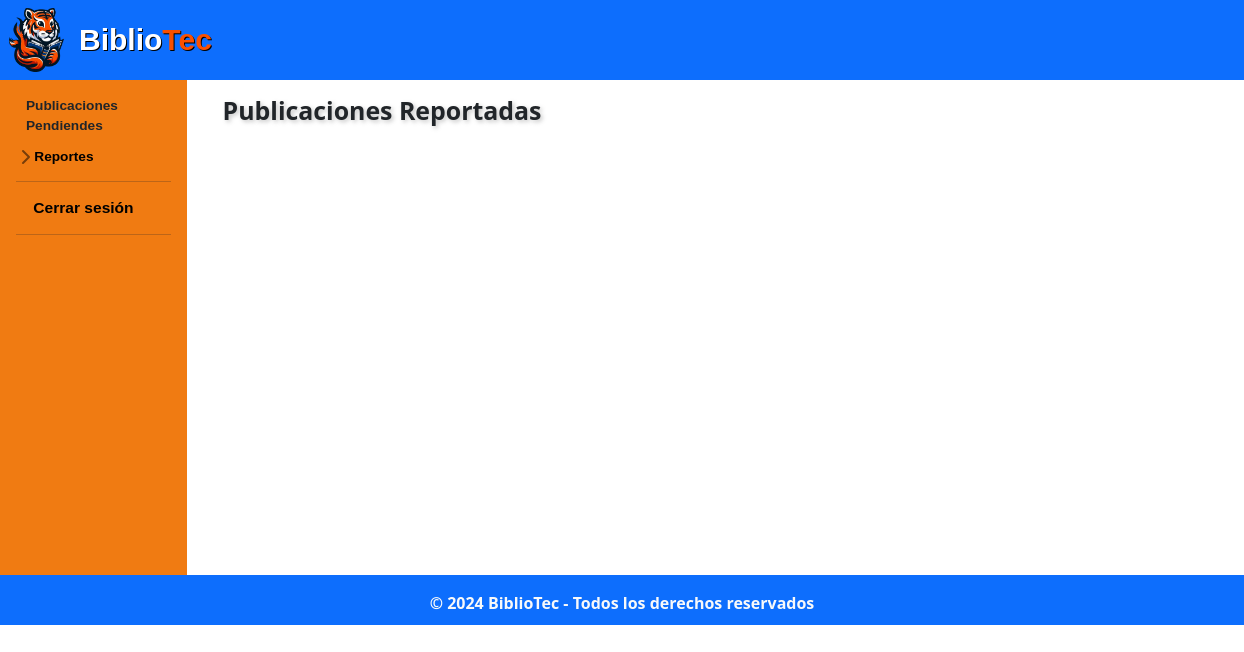
/administracion/administrador/rep_publicacion_pendiente.php, run on an earlier commit of the app's database.
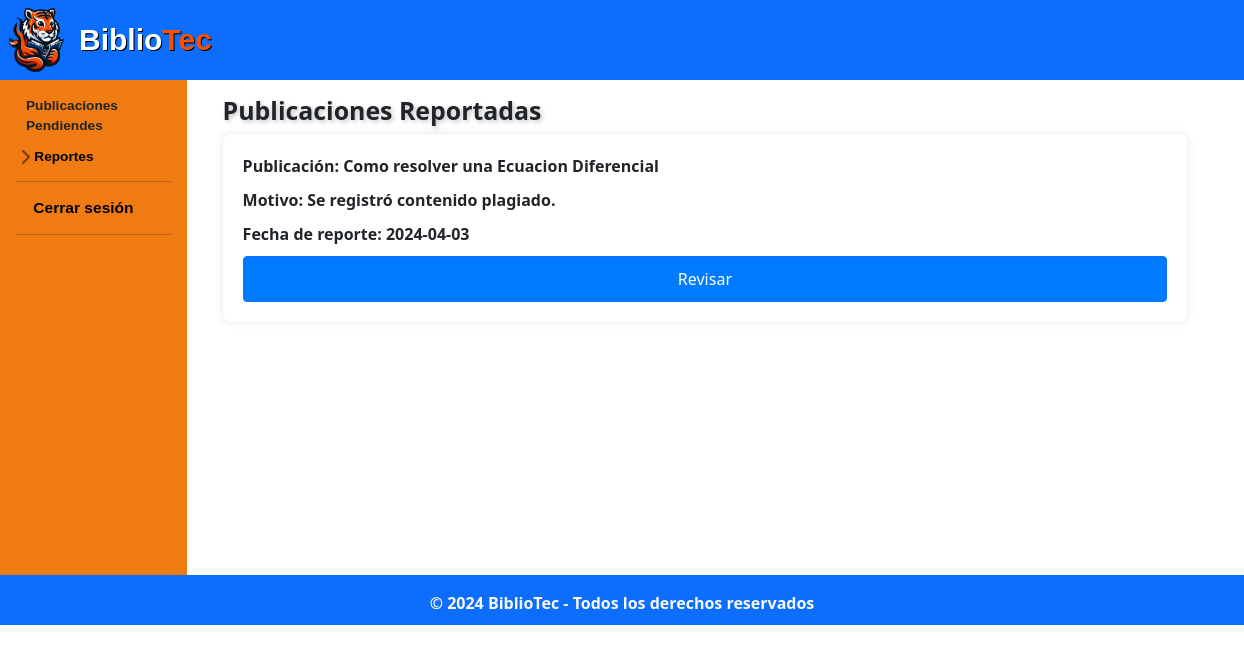
And on a later commit of the database.
### tables this page shows
CREATE TABLE IF NOT EXISTS `publicacion` (
  `idPub` int NOT NULL AUTO_INCREMENT,
  `id_Usuario` int NOT NULL,
  `titulo_Pub` varchar(50) NOT NULL,
  `fecha_Pub` date NOT NULL,
  `descrip_Pub` text NOT NULL,
  `calif_Pub` decimal(10,0) NOT NULL,
  `carrera_Pub` varchar(45) NOT NULL,
  `materia_Pub` varchar(60) NOT NULL,
  `tipo_pub` varchar(45) NOT NULL,
  `archivo_Pub` varchar(100) NOT NULL,
  PRIMARY KEY (`idPub`),
  KEY `fk_Publicacion_Usuario1_idx` (`id_Usuario`)
);

### administracion/administrador/rep_publicacion_pendiente.php (the view, shortened to what this page needs)
<?php
$link = include('../../php/conexion.php');
$query_rp = "SELECT * FROM 	reportepublicación ORDER BY idReporte DESC LIMIT 3";
$query_p = "SELECT * FROM 	publicacion WHERE idPub IN (SELECT idPub FROM reportepublicación)";
$registros_rp = mysqli_query($link, $query_rp);
$registros_p = mysqli_query($link, $query_p);
?>
<!DOCTYPE html>
<html lang="es">
<head>
  <link rel="stylesheet" href="../../css/normalizar.css">
  <link rel="stylesheet" href="../../css/estilos.css">
  <link rel="stylesheet" href="../../css/hover-min.css">
  <link rel="stylesheet" href="../../css/animate.css">
  <link rel="stylesheet" href="../../css/sidebars.css">
  <link rel="stylesheet" href="https://cdnjs.cloudflare.com/ajax/libs/animate.css/4.1.1/animate.min.css" />
  <link href="https://cdn.jsdelivr.net/npm/bootstrap@5.3.3/dist/css/bootstrap.min.css" rel="stylesheet">
  <link rel="stylesheet" href="https://cdn.jsdelivr.net/npm/bootstrap-icons@1.11.3/font/bootstrap-icons.min.css">
</head>
<body>
  <header class="bg-primary py-2">
    <div class="container" style="margin-left:7.8vmax;" >
      <div class="logo">
        <img src="../../images/icons/flamita.png" alt="Logo T - BiblioTec" class="img-fluid mr-2">
        <h4 class="mb-0"><b><span class="col-1">Biblio</span><span class="col-2">Tec</span></h4>
    </div>
  </header>
  <div class="container-fluid">
    <div class="row" >
        <div class="flex-shrink-0 p-3 hola" style="width: 15%; background-color: #F07B12; ">
            <ul class="list-unstyled" id="menu-lateral" style="padding-bottom: 300px">
                <li class="mb-1">
                  <a class="nav-link align-items-center" href="admin_home.php" id="letrabardos" style="margin-left:10px">Publicaciones Pendiendes</a>
                </li>
                <li class="mb-1">
                    <button class="btn btn-toggle d-inline-flex align-items-center rounded border-0 collapsed" id="letrabardos" data-bs-toggle="collapse" data-bs-target="#dashboard-collapse" aria-expanded="false" style="color: black; font-weight: bold;">
                      Reportes
                    </button>
                  </li>
                <hr class="my-2">
                <li class="mb-1">
                    <button class="btn d-inline-flex align-items-center rounded border-0 collapsed" id="letrabardos" style="color: black; font-weight: bold;">
                    <a class="nav-link align-items-center" href="admin_home.php?logout=true" id="letrabar">Cerrar sesión</a>
                    </button>
                </li>
                <hr class="my-2">
            </ul>
        </div>
      <main role="main" class="col-md-9 ml-sm-auto col-lg-10 px-4">
        <div class="container mt-3">
          <h2 style="user-select: none;font-size: 2vmax;text-shadow: 2px 2px 4px rgba(114, 114, 114, 0.4);
          margin-top: 0.5vmax;"><b>Publicaciones Reportadas</b></h2>
          <?php
          while ($fila = mysqli_fetch_array($registros_rp) and $fila2 = mysqli_fetch_array($registros_p)) {
          ?>
            <div class="publicacion reportada">
              <p>Publicación: <?php echo ($fila2['titulo_Pub']); ?></p>
              <p>Motivo: <?php echo ($fila['motivo_Report']); ?></p>
              <p>Fecha de reporte: <?php echo ($fila['fecha_Report']); ?></p>
              <a name ="fade" href="reporte_publicación.php?id=<?php echo $fila['idPub']; ?>" class="btn btn-primary">Revisar</a>
            </div>
          <?php
          }
          ?>
        </div>
      </main>
    </div>
  </div>
  <footer class="animate__animated animate__heartBeat animate__delay-2s py-3 text-light bg-primary">
        <div class="container" >
            <p class="mb-1">&copy; 2024 BiblioTec - Todos los derechos reservados</p>
        </div>
    </footer>
</body>
</html>

What changed in the data, as far as the page shows it:
now on this page (row edited): publicacion: titulo_Pub "Como resolver una Ecuacion Diferencial"
added reportepublicación: motivo_Report "Se registró contenido plagiado.", fecha_Report "2024-04-03"
